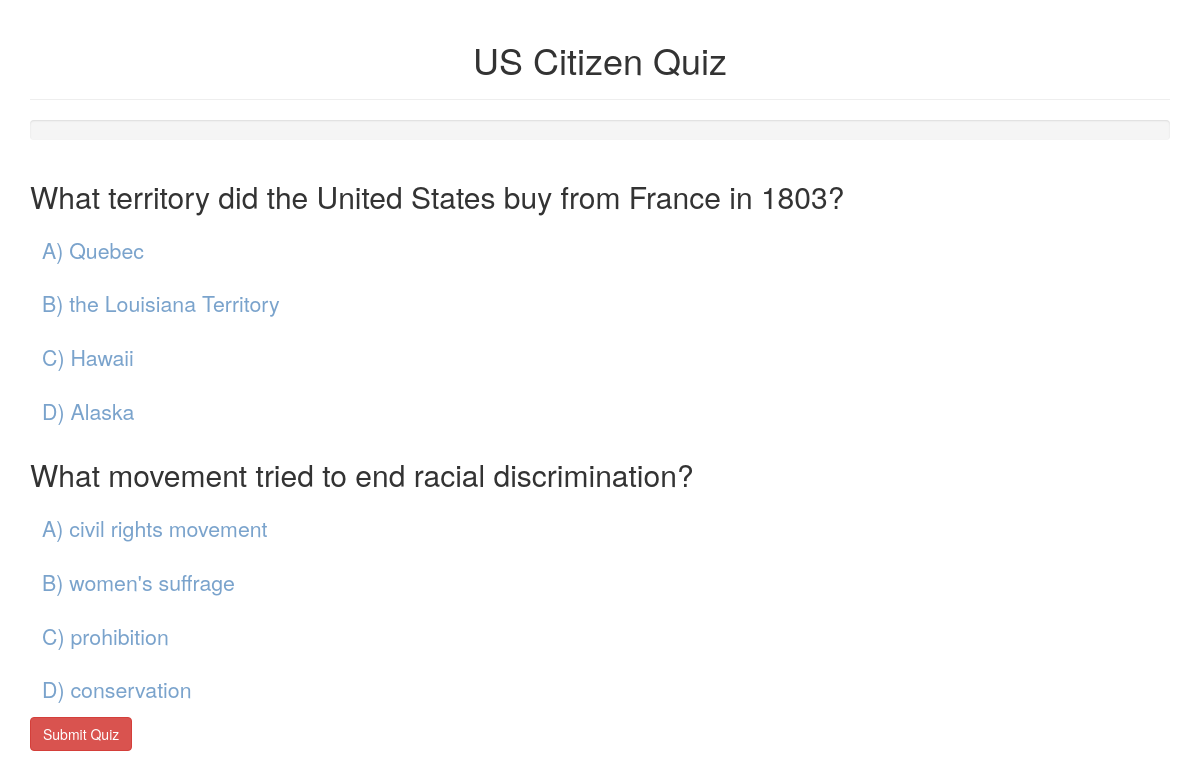
Before: / with the older database file.
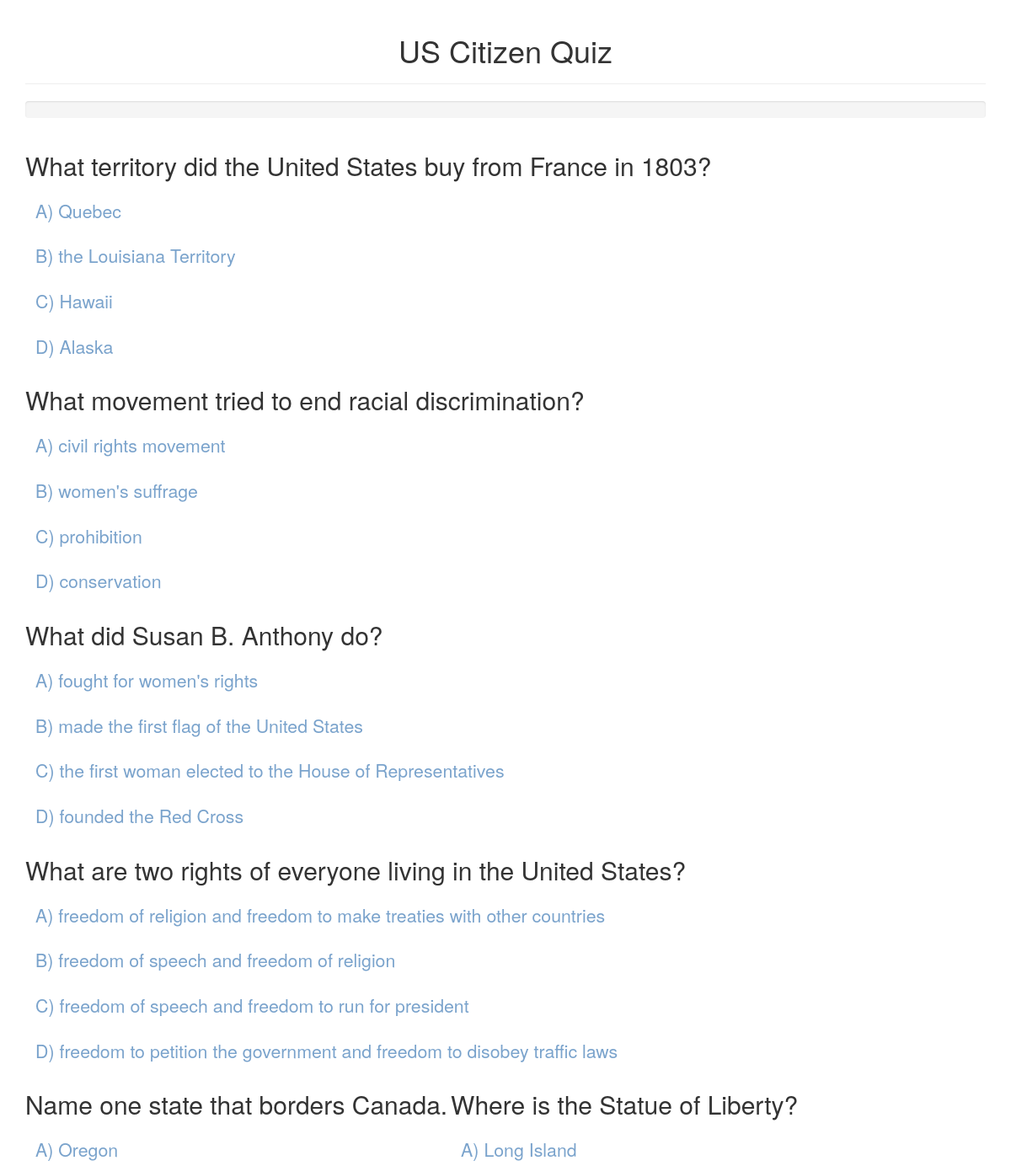
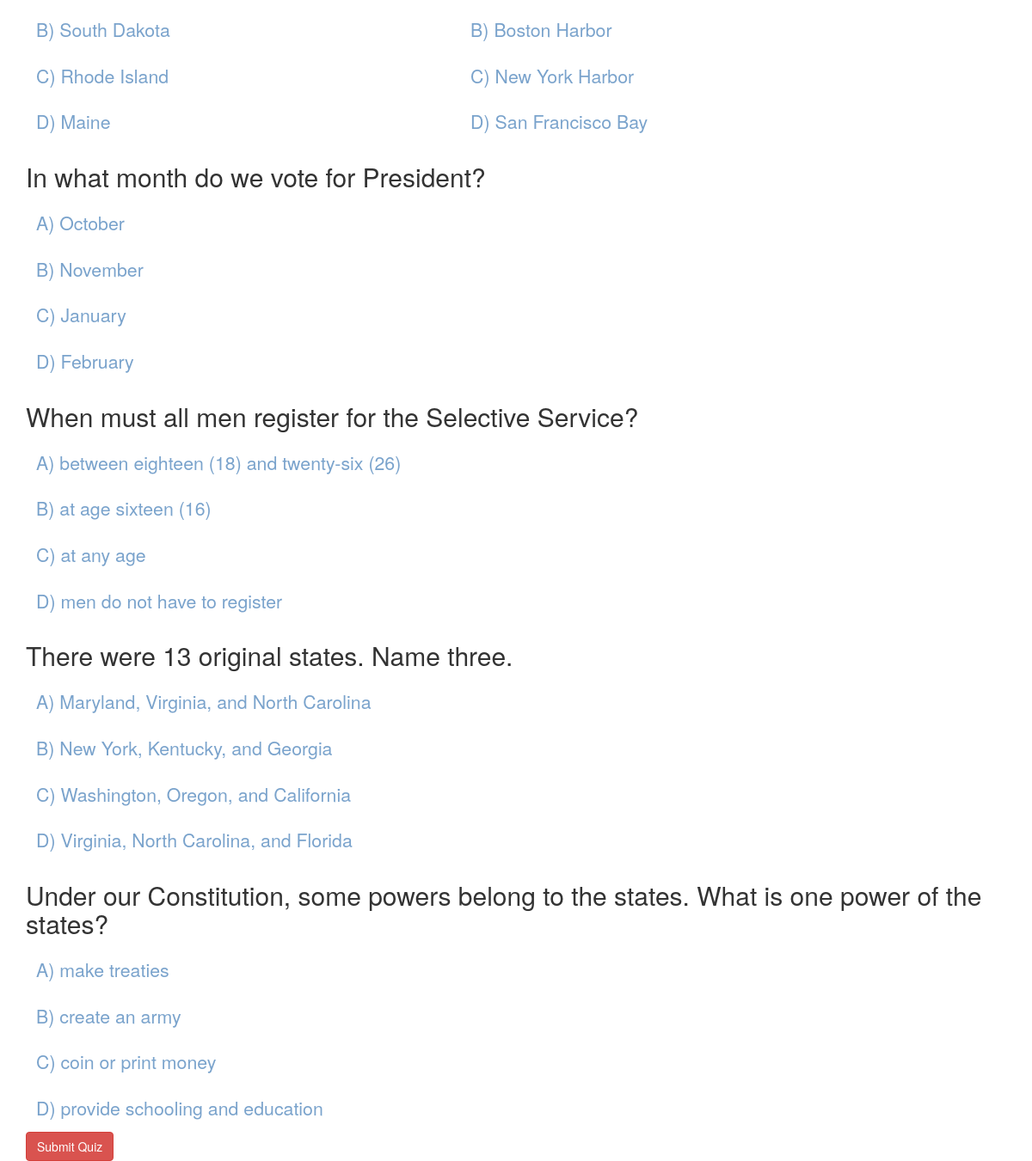
After: the same page with the newer database file (2 pictures, top to bottom).
### tables this page shows
CREATE TABLE `questions` (
  `id` int(10) UNSIGNED NOT NULL,
  `question` varchar(100) NOT NULL,
  `answer` tinyint(1) UNSIGNED NOT NULL
);

### generate.php (the view, shortened to what this page needs)
<?php
    function mysql_connection()
    {
        $password="XXX";
        $dsn = 'mysql:dbname=usCitizenTest;host=vergil.u.washington.edu;port=XXX;
        charset=utf8';
        return new PDO($dsn, "root", $password);
    }
    function generate_choices()
    {
        try {
            $db = mysql_connection();
        } catch (PDOException $e) {
            die('Could not connect to the database:<br/>' . $e);
        }
        $questions = $db->query("SELECT * FROM questions ORDER BY id");
        $i = 1; ?>
        <div class="container">
            <div class="row">
                <?php
                    foreach ($questions as $question) {
                        $letter = array("A", "B", "C", "D", "E");
                        $id = $db->quote($i);
                        $choices = $db->query("SELECT CONCAT(answer_id,choice) AS chs FROM choices
                                                WHERE question_id = $id");
                        $choices = $choices->fetchAll();
                        shuffle($choices); ?>
                        <div class="btn-group btn-group-vertical" data-toggle="buttons">
                            <h2 class="question_class"><?= $question["question"] ?></h2>
                            <?php
                                $j = 0;
                                foreach ($choices as $choice) {
                                    $ch = substr($choice["chs"], 1);
                                    ?>
                                        <label class="btn active"><input type = "radio"
                                            <?= $letter[$j++] . ") " . $ch
                                            ?>
                                        </label>
                                    <?php
                                }
                                $i++; ?>
                        </div>
                        <?php
                    } ?>
            </div>
        </div>
        <?php
    } ?>

### index.php (shortened to what this page needs)
<?php
    include "generate.php";
?>
<!DOCTYPE html>
<html>
    <head>
        <link rel="stylesheet" type="text/css" href="https://maxcdn.bootstrapcdn.com/bootstrap/3.3.5/css/bootstrap.min.css">
        <link rel="stylesheet" type="text/css" href="theme.css" >
    </head>
    <body>
        <div class="container">
            <div class="page-header">
                <h1>US Citizen Quiz</h1>
            </div>
            <div class="progress">
            </div>
            <form name="myForm" action = "grade.php" method = "post" id = "quiz">
                <?php generate_choices(); ?>
                <input class="btn btn-danger" type = "submit" value = "Submit Quiz">
            </form>
        </div>
    </body>
</html>

### theme.css (style rules this page uses)
h1 { text-align: center; }
div[data-toggle="buttons"] label.active { color: #7AA3CC; }
div[data-toggle="buttons"] label { display: inline-block; padding: 6px 12px; margin-bottom: 0; font-size: 16pt; font-weight: normal; line-height: 2em; text-align: left; white-space: nowrap; vertical-align: top; cursor: pointer; background-color: none; border: 0px solid #c8c8c8; border-radius: 3px; color: #c8c8c8; -webkit-user-select: none; -moz-user-select: none; -ms-user-select: none; -o-user-select: none; user-select: none; }
div[data-toggle="buttons"] label:active, div[data-toggle="buttons"] label.active { -webkit-box-shadow: none; box-shadow: none; }

Changed rows visible on the page:
added questions: question "What did Susan B. Anthony do?", j "A", ch "fought for women's rights", j "B", ch "made the first flag of the United States", j "C", ch "the first woman elected to the House of Representatives", j "D", ch "founded the Red Cross"
added questions: question "What are two rights of everyone living in the United States?", j "A", ch "freedom of religion and freedom to make treaties with other countries", j "B", ch "freedom of speech and freedom of religion", j "C", ch "freedom of speech and freedom to run for president", j "D", ch "freedom to petition the government and freedom to disobey traffic laws"
added questions: question "Name one state that borders Canada.", j "A", ch "Oregon", j "B", ch "South Dakota", j "C", ch "Rhode Island", j "D", ch "Maine"
added questions: question "Where is the Statue of Liberty?", j "A", ch "Long Island", j "B", ch "Boston Harbor", j "C", ch "New York Harbor", j "D", ch "San Francisco Bay"
added questions: question "In what month do we vote for President?", j "A", ch "October", j "B", ch "November", j "C", ch "January", j "D", ch "February"
added questions: question "When must all men register for the Selective Service?", j "A", ch "between eighteen (18) and twenty-six (26)", j "B", ch "at age sixteen (16)", j "C", ch "at any age", j "D", ch "men do not have to register"
added questions: question "There were 13 original states. Name three.", j "A", ch "Maryland, Virginia, and North Carolina", j "B", ch "New York, Kentucky, and Georgia", j "C", ch "Washington, Oregon, and California", j "D", ch "Virginia, North Carolina, and Florida"
added questions: question "Under our Constitution, some powers belong to the states. What is one power of the states?", j "A", ch "make treaties", j "B", ch "create an army", j "C", ch "coin or print money", j "D", ch "provide schooling and education"
